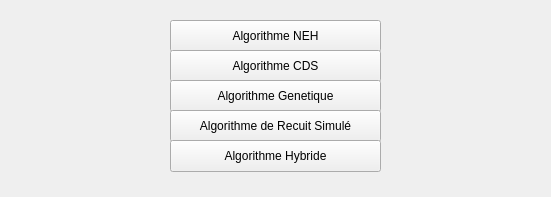
<?xml version="1.0" encoding="UTF-8"?>
<ui version="4.0">
 <class>MainWindow</class>
 <widget class="QMainWindow" name="MainWindow">
  <property name="geometry">
   <rect>
    <x>0</x>
    <y>0</y>
    <width>551</width>
    <height>197</height>
   </rect>
  </property>
  <property name="windowTitle">
   <string>MainWindow</string>
  </property>
  <widget class="QWidget" name="centralwidget">
   <widget class="QPushButton" name="neh">
    <property name="geometry">
     <rect>
      <x>170</x>
      <y>20</y>
      <width>211</width>
      <height>32</height>
     </rect>
    </property>
    <property name="text">
     <string>Algorithme NEH</string>
    </property>
   </widget>
   <widget class="QPushButton" name="cds">
    <property name="geometry">
     <rect>
      <x>170</x>
      <y>50</y>
      <width>211</width>
      <height>32</height>
     </rect>
    </property>
    <property name="text">
     <string>Algorithme CDS</string>
    </property>
   </widget>
   <widget class="QPushButton" name="genetic">
    <property name="geometry">
     <rect>
      <x>170</x>
      <y>80</y>
      <width>211</width>
      <height>32</height>
     </rect>
    </property>
    <property name="text">
     <string>Algorithme Genetique</string>
    </property>
   </widget>
   <widget class="QPushButton" name="recuit">
    <property name="geometry">
     <rect>
      <x>170</x>
      <y>110</y>
      <width>211</width>
      <height>32</height>
     </rect>
    </property>
    <property name="text">
     <string>Algorithme de Recuit Simulé</string>
    </property>
   </widget>
   <widget class="QPushButton" name="hybrid">
    <property name="geometry">
     <rect>
      <x>170</x>
      <y>140</y>
      <width>211</width>
      <height>32</height>
     </rect>
    </property>
    <property name="text">
     <string>Algorithme Hybride</string>
    </property>
   </widget>
  </widget>
 </widget>
 <resources/>
 <connections/>
</ui>
